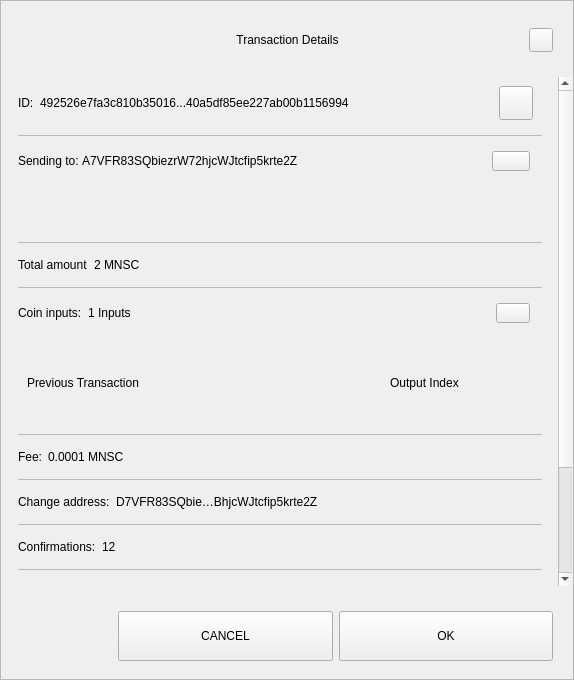
<?xml version="1.0" encoding="UTF-8"?>
<ui version="4.0">
 <class>TxDetailDialog</class>
 <widget class="QWidget" name="TxDetailDialog">
  <property name="geometry">
   <rect>
    <x>0</x>
    <y>0</y>
    <width>574</width>
    <height>680</height>
   </rect>
  </property>
  <property name="sizePolicy">
   <sizepolicy hsizetype="Preferred" vsizetype="Expanding">
    <horstretch>0</horstretch>
    <verstretch>0</verstretch>
   </sizepolicy>
  </property>
  <property name="minimumSize">
   <size>
    <width>574</width>
    <height>500</height>
   </size>
  </property>
  <property name="windowTitle">
   <string>Form</string>
  </property>
  <property name="styleSheet">
   <string notr="true"/>
  </property>
  <layout class="QVBoxLayout" name="verticalLayout_3">
   <property name="spacing">
    <number>0</number>
   </property>
   <property name="leftMargin">
    <number>0</number>
   </property>
   <property name="topMargin">
    <number>0</number>
   </property>
   <property name="rightMargin">
    <number>0</number>
   </property>
   <property name="bottomMargin">
    <number>0</number>
   </property>
   <item>
    <widget class="QFrame" name="frame">
     <property name="sizePolicy">
      <sizepolicy hsizetype="Preferred" vsizetype="Expanding">
       <horstretch>0</horstretch>
       <verstretch>0</verstretch>
      </sizepolicy>
     </property>
     <property name="styleSheet">
      <string notr="true"/>
     </property>
     <property name="frameShape">
      <enum>QFrame::StyledPanel</enum>
     </property>
     <property name="frameShadow">
      <enum>QFrame::Raised</enum>
     </property>
     <layout class="QVBoxLayout" name="verticalLayout">
      <property name="leftMargin">
       <number>0</number>
      </property>
      <property name="rightMargin">
       <number>0</number>
      </property>
      <item>
       <layout class="QHBoxLayout" name="horizontalLayout_3">
        <property name="spacing">
         <number>0</number>
        </property>
        <property name="leftMargin">
         <number>20</number>
        </property>
        <property name="topMargin">
         <number>10</number>
        </property>
        <property name="rightMargin">
         <number>20</number>
        </property>
        <item>
         <spacer name="horizontalSpacer_1">
          <property name="orientation">
           <enum>Qt::Horizontal</enum>
          </property>
          <property name="sizeHint" stdset="0">
           <size>
            <width>40</width>
            <height>20</height>
           </size>
          </property>
         </spacer>
        </item>
        <item>
         <widget class="QLabel" name="labelTitle">
          <property name="minimumSize">
           <size>
            <width>0</width>
            <height>40</height>
           </size>
          </property>
          <property name="maximumSize">
           <size>
            <width>16777215</width>
            <height>40</height>
           </size>
          </property>
          <property name="styleSheet">
           <string notr="true">padding-left:24px;</string>
          </property>
          <property name="text">
           <string>Transaction Details</string>
          </property>
          <property name="alignment">
           <set>Qt::AlignCenter</set>
          </property>
          <property name="margin">
           <number>7</number>
          </property>
         </widget>
        </item>
        <item>
         <spacer name="horizontalSpacer_2">
          <property name="orientation">
           <enum>Qt::Horizontal</enum>
          </property>
          <property name="sizeHint" stdset="0">
           <size>
            <width>40</width>
            <height>20</height>
           </size>
          </property>
         </spacer>
        </item>
        <item>
         <widget class="QPushButton" name="btnEsc">
          <property name="minimumSize">
           <size>
            <width>24</width>
            <height>24</height>
           </size>
          </property>
          <property name="maximumSize">
           <size>
            <width>24</width>
            <height>24</height>
           </size>
          </property>
          <property name="focusPolicy">
           <enum>Qt::NoFocus</enum>
          </property>
          <property name="text">
           <string/>
          </property>
         </widget>
        </item>
       </layout>
      </item>
      <item>
       <spacer name="verticalSpacer">
        <property name="orientation">
         <enum>Qt::Vertical</enum>
        </property>
        <property name="sizeType">
         <enum>QSizePolicy::Fixed</enum>
        </property>
        <property name="sizeHint" stdset="0">
         <size>
          <width>20</width>
          <height>10</height>
         </size>
        </property>
       </spacer>
      </item>
      <item>
       <widget class="QWidget" name="layoutScroll" native="true">
        <property name="minimumSize">
         <size>
          <width>0</width>
          <height>0</height>
         </size>
        </property>
        <layout class="QVBoxLayout" name="verticalLayout_4">
         <property name="leftMargin">
          <number>0</number>
         </property>
         <property name="topMargin">
          <number>0</number>
         </property>
         <property name="rightMargin">
          <number>0</number>
         </property>
         <item>
          <widget class="QScrollArea" name="scrollArea">
           <property name="styleSheet">
            <string notr="true">#scrollArea {
background:transparent;
}</string>
           </property>
           <property name="horizontalScrollBarPolicy">
            <enum>Qt::ScrollBarAlwaysOff</enum>
           </property>
           <property name="sizeAdjustPolicy">
            <enum>QAbstractScrollArea::AdjustIgnored</enum>
           </property>
           <property name="widgetResizable">
            <bool>true</bool>
           </property>
           <property name="alignment">
            <set>Qt::AlignLeading|Qt::AlignLeft|Qt::AlignTop</set>
           </property>
           <widget class="QWidget" name="scrollAreaWidgetContents">
            <property name="geometry">
             <rect>
              <x>0</x>
              <y>0</y>
              <width>556</width>
              <height>672</height>
             </rect>
            </property>
            <property name="autoFillBackground">
             <bool>false</bool>
            </property>
            <property name="styleSheet">
             <string notr="true">#scrollAreaWidgetContents {
background:transparent;
}</string>
            </property>
            <layout class="QVBoxLayout" name="verticalLayout_7">
             <property name="spacing">
              <number>0</number>
             </property>
             <property name="sizeConstraint">
              <enum>QLayout::SetDefaultConstraint</enum>
             </property>
             <property name="leftMargin">
              <number>0</number>
             </property>
             <property name="topMargin">
              <number>0</number>
             </property>
             <property name="rightMargin">
              <number>0</number>
             </property>
             <property name="bottomMargin">
              <number>0</number>
             </property>
             <item>
              <widget class="QWidget" name="content" native="true">
               <layout class="QVBoxLayout" name="verticalLayout_2">
                <property name="leftMargin">
                 <number>16</number>
                </property>
                <property name="topMargin">
                 <number>0</number>
                </property>
                <property name="rightMargin">
                 <number>16</number>
                </property>
                <item>
                 <widget class="QWidget" name="contentID" native="true">
                  <layout class="QHBoxLayout" name="horizontalLayout_12" stretch="0,1,0">
                   <property name="leftMargin">
                    <number>0</number>
                   </property>
                   <item>
                    <widget class="QLabel" name="labelId">
                     <property name="maximumSize">
                      <size>
                       <width>16777215</width>
                       <height>16777215</height>
                      </size>
                     </property>
                     <property name="text">
                      <string>ID:</string>
                     </property>
                    </widget>
                   </item>
                   <item>
                    <widget class="QLabel" name="textId">
                     <property name="text">
                      <string>492526e7fa3c810b35016...40a5df85ee227ab00b1156994</string>
                     </property>
                    </widget>
                   </item>
                   <item>
                    <widget class="QPushButton" name="pushCopy">
                     <property name="minimumSize">
                      <size>
                       <width>34</width>
                       <height>34</height>
                      </size>
                     </property>
                     <property name="maximumSize">
                      <size>
                       <width>34</width>
                       <height>34</height>
                      </size>
                     </property>
                     <property name="focusPolicy">
                      <enum>Qt::NoFocus</enum>
                     </property>
                     <property name="text">
                      <string/>
                     </property>
                     <property name="iconSize">
                      <size>
                       <width>24</width>
                       <height>24</height>
                      </size>
                     </property>
                    </widget>
                   </item>
                  </layout>
                 </widget>
                </item>
                <item>
                 <widget class="QLabel" name="labelDivider9">
                  <property name="maximumSize">
                   <size>
                    <width>16777215</width>
                    <height>1</height>
                   </size>
                  </property>
                  <property name="styleSheet">
                   <string notr="true">background-color:#bababa;</string>
                  </property>
                  <property name="text">
                   <string/>
                  </property>
                 </widget>
                </item>
                <item>
                 <widget class="QWidget" name="contentOutputs" native="true">
                  <layout class="QHBoxLayout" name="horizontalLayout_11" stretch="0,3,0">
                   <property name="spacing">
                    <number>0</number>
                   </property>
                   <property name="leftMargin">
                    <number>0</number>
                   </property>
                   <property name="rightMargin">
                    <number>12</number>
                   </property>
                   <item>
                    <widget class="QLabel" name="labelSend">
                     <property name="maximumSize">
                      <size>
                       <width>16777215</width>
                       <height>16777215</height>
                      </size>
                     </property>
                     <property name="text">
                      <string>Sending to: </string>
                     </property>
                    </widget>
                   </item>
                   <item>
                    <widget class="QLabel" name="textSend">
                     <property name="text">
                      <string>A7VFR83SQbiezrW72hjcWJtcfip5krte2Z </string>
                     </property>
                    </widget>
                   </item>
                   <item>
                    <widget class="QPushButton" name="pushOutputs">
                     <property name="minimumSize">
                      <size>
                       <width>34</width>
                       <height>20</height>
                      </size>
                     </property>
                     <property name="maximumSize">
                      <size>
                       <width>38</width>
                       <height>20</height>
                      </size>
                     </property>
                     <property name="focusPolicy">
                      <enum>Qt::NoFocus</enum>
                     </property>
                     <property name="styleSheet">
                      <string notr="true"/>
                     </property>
                     <property name="text">
                      <string/>
                     </property>
                    </widget>
                   </item>
                  </layout>
                 </widget>
                </item>
                <item>
                 <widget class="QScrollArea" name="outputsScrollArea">
                  <property name="minimumSize">
                   <size>
                    <width>0</width>
                    <height>50</height>
                   </size>
                  </property>
                  <property name="styleSheet">
                   <string notr="true">#outputsScrollArea {
background:transparent;
}</string>
                  </property>
                  <property name="widgetResizable">
                   <bool>true</bool>
                  </property>
                  <widget class="QWidget" name="container_outputs_base">
                   <property name="geometry">
                    <rect>
                     <x>0</x>
                     <y>0</y>
                     <width>522</width>
                     <height>48</height>
                    </rect>
                   </property>
                   <property name="styleSheet">
                    <string notr="true">#container_outputs_base {
background:transparent;
}</string>
                   </property>
                  </widget>
                 </widget>
                </item>
                <item>
                 <widget class="QLabel" name="labelDivider8">
                  <property name="maximumSize">
                   <size>
                    <width>16777215</width>
                    <height>1</height>
                   </size>
                  </property>
                  <property name="styleSheet">
                   <string notr="true">background-color:#bababa;</string>
                  </property>
                  <property name="text">
                   <string/>
                  </property>
                 </widget>
                </item>
                <item>
                 <widget class="QWidget" name="contentAmount" native="true">
                  <layout class="QHBoxLayout" name="horizontalLayout_4" stretch="0,1">
                   <property name="leftMargin">
                    <number>0</number>
                   </property>
                   <item>
                    <widget class="QLabel" name="labelAmount">
                     <property name="maximumSize">
                      <size>
                       <width>16777215</width>
                       <height>16777215</height>
                      </size>
                     </property>
                     <property name="text">
                      <string>Total amount</string>
                     </property>
                    </widget>
                   </item>
                   <item>
                    <widget class="QLabel" name="textAmount">
                     <property name="text">
                      <string>2 MNSC</string>
                     </property>
                    </widget>
                   </item>
                  </layout>
                 </widget>
                </item>
                <item>
                 <widget class="QLabel" name="labelDivider6">
                  <property name="maximumSize">
                   <size>
                    <width>16777215</width>
                    <height>1</height>
                   </size>
                  </property>
                  <property name="styleSheet">
                   <string notr="true">background-color:#bababa;</string>
                  </property>
                  <property name="text">
                   <string/>
                  </property>
                 </widget>
                </item>
                <item>
                 <widget class="QWidget" name="contentInputs" native="true">
                  <layout class="QHBoxLayout" name="horizontalLayout" stretch="0,2,0">
                   <property name="leftMargin">
                    <number>0</number>
                   </property>
                   <property name="rightMargin">
                    <number>12</number>
                   </property>
                   <item>
                    <widget class="QLabel" name="labelInputs">
                     <property name="sizePolicy">
                      <sizepolicy hsizetype="Minimum" vsizetype="Preferred">
                       <horstretch>0</horstretch>
                       <verstretch>0</verstretch>
                      </sizepolicy>
                     </property>
                     <property name="maximumSize">
                      <size>
                       <width>16777215</width>
                       <height>16777215</height>
                      </size>
                     </property>
                     <property name="text">
                      <string>Coin inputs:</string>
                     </property>
                    </widget>
                   </item>
                   <item>
                    <widget class="QLabel" name="textInputs">
                     <property name="text">
                      <string>1 Inputs</string>
                     </property>
                    </widget>
                   </item>
                   <item>
                    <widget class="QPushButton" name="pushInputs">
                     <property name="maximumSize">
                      <size>
                       <width>34</width>
                       <height>20</height>
                      </size>
                     </property>
                     <property name="focusPolicy">
                      <enum>Qt::NoFocus</enum>
                     </property>
                     <property name="styleSheet">
                      <string notr="true"/>
                     </property>
                     <property name="text">
                      <string/>
                     </property>
                    </widget>
                   </item>
                  </layout>
                 </widget>
                </item>
                <item>
                 <widget class="QFrame" name="gridInputs">
                  <property name="sizePolicy">
                   <sizepolicy hsizetype="Preferred" vsizetype="MinimumExpanding">
                    <horstretch>0</horstretch>
                    <verstretch>0</verstretch>
                   </sizepolicy>
                  </property>
                  <property name="minimumSize">
                   <size>
                    <width>0</width>
                    <height>90</height>
                   </size>
                  </property>
                  <layout class="QGridLayout" name="gridLayoutInput" columnstretch="5,2" rowminimumheight="0">
                   <property name="sizeConstraint">
                    <enum>QLayout::SetMaximumSize</enum>
                   </property>
                   <property name="verticalSpacing">
                    <number>0</number>
                   </property>
                   <item row="0" column="0" alignment="Qt::AlignLeft">
                    <widget class="QLabel" name="labelTitlePrevTx">
                     <property name="text">
                      <string>Previous Transaction</string>
                     </property>
                    </widget>
                   </item>
                   <item row="0" column="1" alignment="Qt::AlignLeft">
                    <widget class="QLabel" name="labelOutputIndex">
                     <property name="text">
                      <string>Output Index</string>
                     </property>
                     <property name="alignment">
                      <set>Qt::AlignCenter</set>
                     </property>
                    </widget>
                   </item>
                  </layout>
                 </widget>
                </item>
                <item>
                 <widget class="QLabel" name="labelDivider1">
                  <property name="maximumSize">
                   <size>
                    <width>16777215</width>
                    <height>1</height>
                   </size>
                  </property>
                  <property name="styleSheet">
                   <string notr="true">background-color:#bababa;</string>
                  </property>
                  <property name="text">
                   <string/>
                  </property>
                 </widget>
                </item>
                <item>
                 <widget class="QWidget" name="contentFee" native="true">
                  <layout class="QHBoxLayout" name="horizontalLayout_7" stretch="0,1">
                   <property name="leftMargin">
                    <number>0</number>
                   </property>
                   <item>
                    <widget class="QLabel" name="labelFee">
                     <property name="maximumSize">
                      <size>
                       <width>16777215</width>
                       <height>16777215</height>
                      </size>
                     </property>
                     <property name="text">
                      <string>Fee:</string>
                     </property>
                    </widget>
                   </item>
                   <item>
                    <widget class="QLabel" name="textFee">
                     <property name="text">
                      <string>0.0001 MNSC</string>
                     </property>
                    </widget>
                   </item>
                  </layout>
                 </widget>
                </item>
                <item>
                 <widget class="QLabel" name="labelDivider2">
                  <property name="maximumSize">
                   <size>
                    <width>16777215</width>
                    <height>1</height>
                   </size>
                  </property>
                  <property name="styleSheet">
                   <string notr="true">background-color:#bababa;</string>
                  </property>
                  <property name="text">
                   <string/>
                  </property>
                 </widget>
                </item>
                <item>
                 <widget class="QWidget" name="contentChangeAddress" native="true">
                  <layout class="QHBoxLayout" name="horizontalLayout_6" stretch="0,1">
                   <property name="leftMargin">
                    <number>0</number>
                   </property>
                   <item>
                    <widget class="QLabel" name="labelChange">
                     <property name="maximumSize">
                      <size>
                       <width>16777215</width>
                       <height>16777215</height>
                      </size>
                     </property>
                     <property name="text">
                      <string>Change address:</string>
                     </property>
                    </widget>
                   </item>
                   <item>
                    <widget class="QLabel" name="textChange">
                     <property name="text">
                      <string>D7VFR83SQbie…BhjcWJtcfip5krte2Z </string>
                     </property>
                    </widget>
                   </item>
                  </layout>
                 </widget>
                </item>
                <item>
                 <widget class="QLabel" name="labelDivider4">
                  <property name="maximumSize">
                   <size>
                    <width>16777215</width>
                    <height>1</height>
                   </size>
                  </property>
                  <property name="styleSheet">
                   <string notr="true">background-color:#bababa;</string>
                  </property>
                  <property name="text">
                   <string/>
                  </property>
                 </widget>
                </item>
                <item>
                 <widget class="QWidget" name="contentConfirmations" native="true">
                  <layout class="QHBoxLayout" name="horizontalLayout_8" stretch="0,1">
                   <property name="leftMargin">
                    <number>0</number>
                   </property>
                   <item>
                    <widget class="QLabel" name="labelConfirmations">
                     <property name="maximumSize">
                      <size>
                       <width>16777215</width>
                       <height>16777215</height>
                      </size>
                     </property>
                     <property name="text">
                      <string>Confirmations:</string>
                     </property>
                    </widget>
                   </item>
                   <item>
                    <widget class="QLabel" name="textConfirmations">
                     <property name="text">
                      <string>12</string>
                     </property>
                    </widget>
                   </item>
                  </layout>
                 </widget>
                </item>
                <item>
                 <widget class="QLabel" name="labelDivider7">
                  <property name="maximumSize">
                   <size>
                    <width>16777215</width>
                    <height>1</height>
                   </size>
                  </property>
                  <property name="styleSheet">
                   <string notr="true">background-color:#bababa;</string>
                  </property>
                  <property name="text">
                   <string/>
                  </property>
                 </widget>
                </item>
                <item>
                 <widget class="QWidget" name="contentSize" native="true">
                  <layout class="QHBoxLayout" name="horizontalLayout_9" stretch="0,1">
                   <property name="leftMargin">
                    <number>0</number>
                   </property>
                   <item>
                    <widget class="QLabel" name="labelSize">
                     <property name="maximumSize">
                      <size>
                       <width>16777215</width>
                       <height>16777215</height>
                      </size>
                     </property>
                     <property name="text">
                      <string>Size:</string>
                     </property>
                    </widget>
                   </item>
                   <item>
                    <widget class="QLabel" name="textSize">
                     <property name="text">
                      <string>2 kB</string>
                     </property>
                    </widget>
                   </item>
                  </layout>
                 </widget>
                </item>
                <item>
                 <widget class="QLabel" name="labelDivider3">
                  <property name="maximumSize">
                   <size>
                    <width>16777215</width>
                    <height>1</height>
                   </size>
                  </property>
                  <property name="styleSheet">
                   <string notr="true">background-color:#bababa;</string>
                  </property>
                  <property name="text">
                   <string/>
                  </property>
                 </widget>
                </item>
                <item>
                 <widget class="QWidget" name="contentDate" native="true">
                  <layout class="QHBoxLayout" name="horizontalLayout_5" stretch="0,1">
                   <property name="leftMargin">
                    <number>0</number>
                   </property>
                   <item>
                    <widget class="QLabel" name="labelDate">
                     <property name="maximumSize">
                      <size>
                       <width>16777215</width>
                       <height>16777215</height>
                      </size>
                     </property>
                     <property name="text">
                      <string>Date:</string>
                     </property>
                    </widget>
                   </item>
                   <item>
                    <widget class="QLabel" name="textDate">
                     <property name="text">
                      <string>May 25, 2017</string>
                     </property>
                    </widget>
                   </item>
                  </layout>
                 </widget>
                </item>
                <item>
                 <widget class="QLabel" name="labelDivider5">
                  <property name="maximumSize">
                   <size>
                    <width>16777215</width>
                    <height>1</height>
                   </size>
                  </property>
                  <property name="styleSheet">
                   <string notr="true">background-color:#bababa;</string>
                  </property>
                  <property name="text">
                   <string/>
                  </property>
                 </widget>
                </item>
                <item>
                 <widget class="QWidget" name="contentStatus" native="true">
                  <layout class="QHBoxLayout" name="horizontalLayout_10" stretch="0,1">
                   <property name="leftMargin">
                    <number>0</number>
                   </property>
                   <item>
                    <widget class="QLabel" name="labelStatus">
                     <property name="maximumSize">
                      <size>
                       <width>16777215</width>
                       <height>16777215</height>
                      </size>
                     </property>
                     <property name="text">
                      <string>Status:</string>
                     </property>
                    </widget>
                   </item>
                   <item>
                    <widget class="QLabel" name="textStatus">
                     <property name="text">
                      <string>Spendable</string>
                     </property>
                    </widget>
                   </item>
                  </layout>
                 </widget>
                </item>
                <item>
                 <spacer name="verticalSpacer_2">
                  <property name="orientation">
                   <enum>Qt::Vertical</enum>
                  </property>
                  <property name="sizeType">
                   <enum>QSizePolicy::Expanding</enum>
                  </property>
                  <property name="sizeHint" stdset="0">
                   <size>
                    <width>20</width>
                    <height>10</height>
                   </size>
                  </property>
                 </spacer>
                </item>
                <item>
                 <widget class="QLabel" name="labelWarning">
                  <property name="text">
                   <string>TextLabel</string>
                  </property>
                  <property name="alignment">
                   <set>Qt::AlignCenter</set>
                  </property>
                 </widget>
                </item>
               </layout>
              </widget>
             </item>
            </layout>
           </widget>
          </widget>
         </item>
        </layout>
       </widget>
      </item>
      <item>
       <widget class="QWidget" name="containerButtons" native="true">
        <layout class="QHBoxLayout" name="horizontalLayout1" stretch="1,2,2">
         <property name="leftMargin">
          <number>10</number>
         </property>
         <property name="rightMargin">
          <number>20</number>
         </property>
         <item>
          <spacer name="horizontalSpacer_3">
           <property name="orientation">
            <enum>Qt::Horizontal</enum>
           </property>
           <property name="sizeHint" stdset="0">
            <size>
             <width>40</width>
             <height>20</height>
            </size>
           </property>
          </spacer>
         </item>
         <item>
          <widget class="QPushButton" name="btnCancel">
           <property name="minimumSize">
            <size>
             <width>200</width>
             <height>50</height>
            </size>
           </property>
           <property name="focusPolicy">
            <enum>Qt::NoFocus</enum>
           </property>
           <property name="text">
            <string>CANCEL</string>
           </property>
          </widget>
         </item>
         <item>
          <widget class="QPushButton" name="btnSave">
           <property name="minimumSize">
            <size>
             <width>200</width>
             <height>50</height>
            </size>
           </property>
           <property name="focusPolicy">
            <enum>Qt::NoFocus</enum>
           </property>
           <property name="text">
            <string>OK</string>
           </property>
          </widget>
         </item>
        </layout>
       </widget>
      </item>
     </layout>
    </widget>
   </item>
  </layout>
 </widget>
 <resources/>
 <connections/>
</ui>
